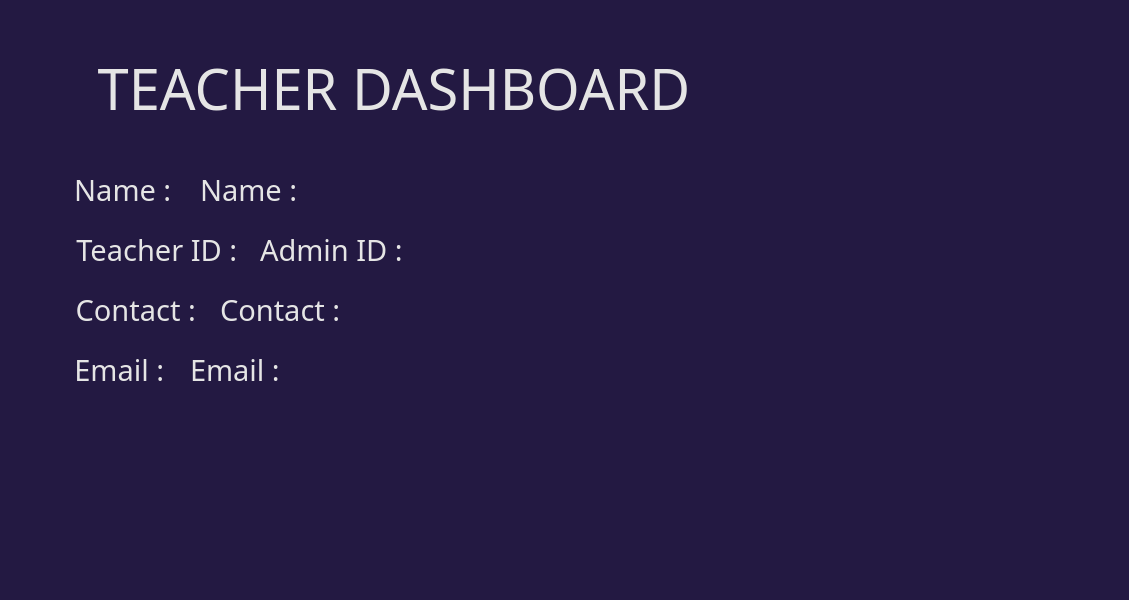
<?xml version="1.0" encoding="UTF-8"?>
<ui version="4.0">
 <class>Form</class>
 <widget class="QWidget" name="Form">
  <property name="geometry">
   <rect>
    <x>0</x>
    <y>0</y>
    <width>1129</width>
    <height>600</height>
   </rect>
  </property>
  <property name="windowTitle">
   <string>Form</string>
  </property>
  <property name="styleSheet">
   <string notr="true">background-color: rgb(35, 25, 66);</string>
  </property>
  <widget class="QLabel" name="label_3">
   <property name="geometry">
    <rect>
     <x>70</x>
     <y>170</y>
     <width>113</width>
     <height>40</height>
    </rect>
   </property>
   <property name="font">
    <font>
     <family>Montserrat Medium</family>
     <pointsize>22</pointsize>
    </font>
   </property>
   <property name="styleSheet">
    <string notr="true">color: rgb(229, 229, 229);
</string>
   </property>
   <property name="text">
    <string>Name : </string>
   </property>
   <property name="alignment">
    <set>Qt::AlignCenter</set>
   </property>
  </widget>
  <widget class="QLabel" name="label_5">
   <property name="geometry">
    <rect>
     <x>70</x>
     <y>290</y>
     <width>139</width>
     <height>40</height>
    </rect>
   </property>
   <property name="font">
    <font>
     <family>Montserrat Medium</family>
     <pointsize>22</pointsize>
    </font>
   </property>
   <property name="styleSheet">
    <string notr="true">color: rgb(229, 229, 229);
</string>
   </property>
   <property name="text">
    <string>Contact : </string>
   </property>
   <property name="alignment">
    <set>Qt::AlignCenter</set>
   </property>
  </widget>
  <widget class="QLabel" name="label_4">
   <property name="geometry">
    <rect>
     <x>70</x>
     <y>230</y>
     <width>181</width>
     <height>40</height>
    </rect>
   </property>
   <property name="font">
    <font>
     <family>Montserrat Medium</family>
     <pointsize>22</pointsize>
    </font>
   </property>
   <property name="styleSheet">
    <string notr="true">color: rgb(229, 229, 229);
</string>
   </property>
   <property name="text">
    <string>Teacher ID : </string>
   </property>
   <property name="alignment">
    <set>Qt::AlignCenter</set>
   </property>
  </widget>
  <widget class="QLabel" name="label_8">
   <property name="geometry">
    <rect>
     <x>200</x>
     <y>170</y>
     <width>661</width>
     <height>40</height>
    </rect>
   </property>
   <property name="font">
    <font>
     <family>Montserrat Light</family>
     <pointsize>22</pointsize>
    </font>
   </property>
   <property name="styleSheet">
    <string notr="true">color: rgb(229, 229, 229);
</string>
   </property>
   <property name="text">
    <string>Name : </string>
   </property>
   <property name="alignment">
    <set>Qt::AlignLeading|Qt::AlignLeft|Qt::AlignVCenter</set>
   </property>
  </widget>
  <widget class="QLabel" name="label_10">
   <property name="geometry">
    <rect>
     <x>190</x>
     <y>350</y>
     <width>671</width>
     <height>40</height>
    </rect>
   </property>
   <property name="font">
    <font>
     <family>Montserrat Light</family>
     <pointsize>22</pointsize>
    </font>
   </property>
   <property name="styleSheet">
    <string notr="true">color: rgb(229, 229, 229);
</string>
   </property>
   <property name="text">
    <string>Email : </string>
   </property>
   <property name="alignment">
    <set>Qt::AlignLeading|Qt::AlignLeft|Qt::AlignVCenter</set>
   </property>
  </widget>
  <widget class="QLabel" name="label_9">
   <property name="geometry">
    <rect>
     <x>220</x>
     <y>290</y>
     <width>651</width>
     <height>40</height>
    </rect>
   </property>
   <property name="font">
    <font>
     <family>Montserrat Light</family>
     <pointsize>22</pointsize>
    </font>
   </property>
   <property name="styleSheet">
    <string notr="true">color: rgb(229, 229, 229);
</string>
   </property>
   <property name="text">
    <string>Contact : </string>
   </property>
   <property name="alignment">
    <set>Qt::AlignLeading|Qt::AlignLeft|Qt::AlignVCenter</set>
   </property>
  </widget>
  <widget class="QLabel" name="label_7">
   <property name="geometry">
    <rect>
     <x>260</x>
     <y>230</y>
     <width>621</width>
     <height>40</height>
    </rect>
   </property>
   <property name="font">
    <font>
     <family>Montserrat Light</family>
     <pointsize>22</pointsize>
    </font>
   </property>
   <property name="styleSheet">
    <string notr="true">color: rgb(229, 229, 229);
</string>
   </property>
   <property name="text">
    <string>Admin ID : </string>
   </property>
   <property name="alignment">
    <set>Qt::AlignLeading|Qt::AlignLeft|Qt::AlignVCenter</set>
   </property>
  </widget>
  <widget class="QLabel" name="label_2">
   <property name="geometry">
    <rect>
     <x>50</x>
     <y>50</y>
     <width>688</width>
     <height>77</height>
    </rect>
   </property>
   <property name="font">
    <font>
     <family>Montserrat ExtraBold</family>
     <pointsize>42</pointsize>
    </font>
   </property>
   <property name="styleSheet">
    <string notr="true">background:None;
color: rgb(229, 229, 229);
image:None;
</string>
   </property>
   <property name="text">
    <string>TEACHER DASHBOARD</string>
   </property>
   <property name="alignment">
    <set>Qt::AlignCenter</set>
   </property>
  </widget>
  <widget class="QLabel" name="label_6">
   <property name="geometry">
    <rect>
     <x>70</x>
     <y>350</y>
     <width>106</width>
     <height>40</height>
    </rect>
   </property>
   <property name="font">
    <font>
     <family>Montserrat Medium</family>
     <pointsize>22</pointsize>
    </font>
   </property>
   <property name="styleSheet">
    <string notr="true">color: rgb(229, 229, 229);
</string>
   </property>
   <property name="text">
    <string>Email : </string>
   </property>
   <property name="alignment">
    <set>Qt::AlignCenter</set>
   </property>
  </widget>
 </widget>
 <resources/>
 <connections/>
</ui>
